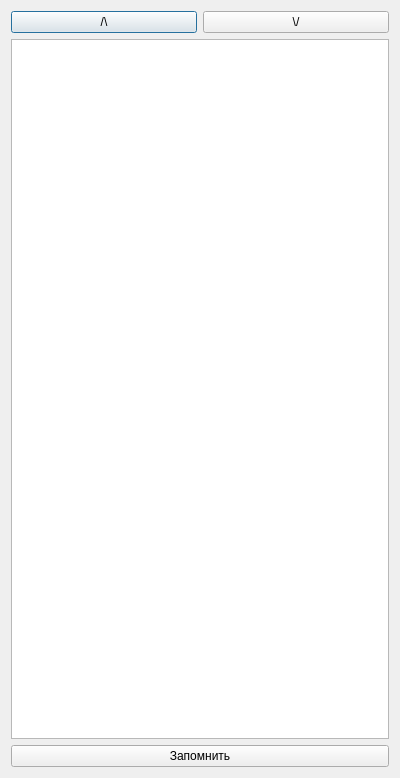
<?xml version="1.0" encoding="UTF-8"?>
<ui version="4.0">
 <class>KeyValueDialog</class>
 <widget class="QDialog" name="KeyValueDialog">
  <property name="geometry">
   <rect>
    <x>0</x>
    <y>0</y>
    <width>400</width>
    <height>778</height>
   </rect>
  </property>
  <property name="windowTitle">
   <string>Dialog</string>
  </property>
  <layout class="QGridLayout" name="gridLayout">
   <item row="1" column="0">
    <widget class="QTableWidget" name="tableWidget"/>
   </item>
   <item row="0" column="0">
    <layout class="QHBoxLayout" name="horizontalLayout">
     <item>
      <widget class="QPushButton" name="upButton">
       <property name="text">
        <string>/\</string>
       </property>
      </widget>
     </item>
     <item>
      <widget class="QPushButton" name="downButton">
       <property name="text">
        <string>\/</string>
       </property>
      </widget>
     </item>
    </layout>
   </item>
   <item row="2" column="0">
    <widget class="QPushButton" name="rememberDictButton">
     <property name="text">
      <string>Запомнить</string>
     </property>
    </widget>
   </item>
  </layout>
 </widget>
 <resources/>
 <connections/>
</ui>
